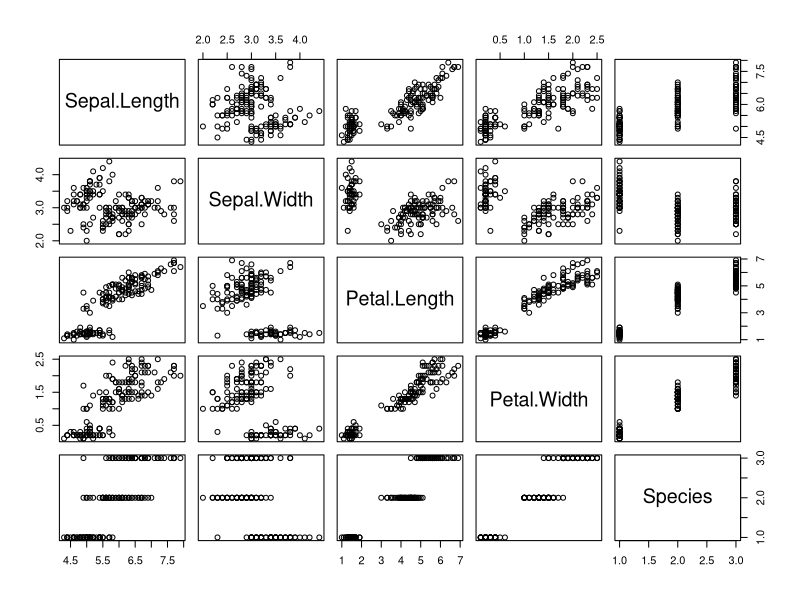
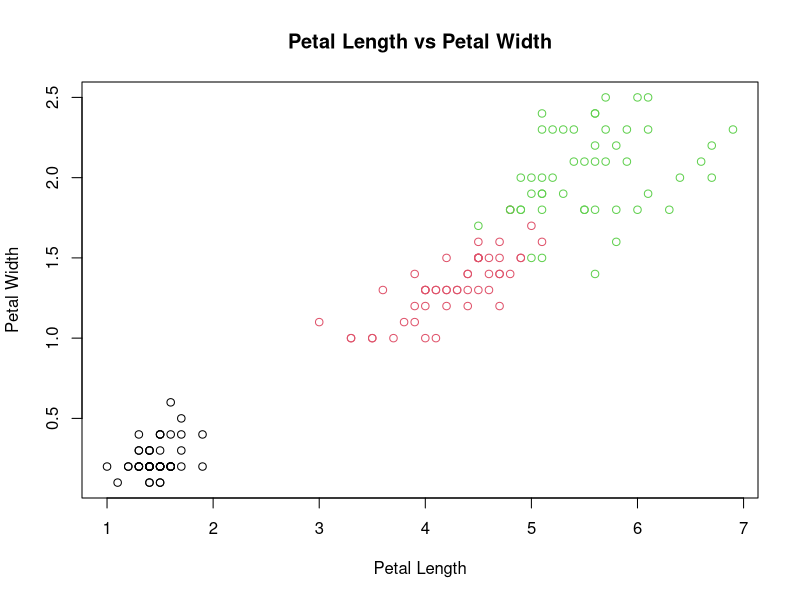

These figures' R source, in order:
library(datasets)
library(tidyr)

print(iris);

sepal_len_vector <- iris[, 'Sepal.Length']
print(class(sepal_len_vector))
print(sepal_len_vector[1:10])

species_factor <- iris[, 'Species']
print(class(species_factor))
print(species_factor[1:10])


lst = list(sepal_len_vector[1:5], species_factor[1:5])
print(class(lst))
print(lst)

M1 = matrix( c(1, 2, 3, 4), nrow = 2, ncol = 2, byrow = TRUE)
M2 = matrix( c(1, 2, 3, 4), nrow = 2, ncol = 2, byrow = TRUE)
M3 = M1 * M2
M4 = crossprod(M1, M3)
print("Dot product")
print(M3)
print("Cross product")
print(M4)

plot(iris)

df = na.omit(iris)

plot(df$Petal.Length, df$Petal.Width, xlab = "Petal Length", 
     ylab = "Petal Width", main = "Petal Length vs Petal Width", 
     col = df$Species)